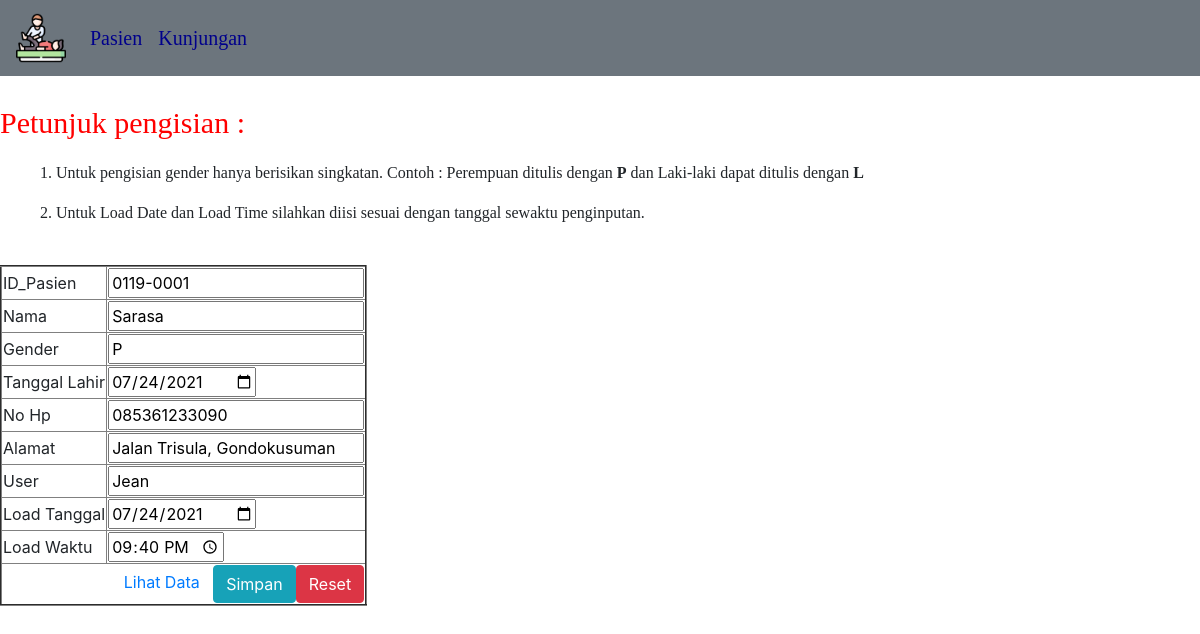
The app's page /editpasien.php?id_pasien=0119-0001 with its own data.
### tables this page shows
CREATE TABLE `pasien` (
  `id_pasien` varchar(20) NOT NULL,
  `nama` text NOT NULL,
  `gender` enum('L','P') NOT NULL,
  `tanggal_lahir` date NOT NULL,
  `no_hp` varchar(15) NOT NULL,
  `alamat` text NOT NULL,
  `user` text NOT NULL,
  `loadtanggal` date NOT NULL,
  `loadwaktu` time NOT NULL
);

### editpasien.php (the view, shortened to what this page needs)
<!DOCTYPE html>
<html lang="en">
<head>
    <link rel="stylesheet" href="https://maxcdn.bootstrapcdn.com/bootstrap/4.5.2/css/bootstrap.min.css">
</head>
<body>
    <nav class="navbar navbar-expand-sm bg-secondary">
        <a class="navbar-brand" href="http://localhost/sistem/terapi/">
            <img src="1.jpg" alt="logo" style="width:50px;">
        </a>
        <ul class="navbar-nav">
            <li class="nav-item">
                <a class="nav-link" href="http://localhost/sistem/terapi/tabelpasien.php" style="font-size: 20px; font-family: Comic Sans Ms; color:darkblue">Pasien</a>
            </li>
            <li class="nav-item">
                <a class="nav-link" href="http://localhost/sistem/terapi/tabelkunjungan.php" style="font-size: 20px; font-family: Comic Sans Ms; color:darkblue">Kunjungan</a>
            </li>
        </ul>
    </nav>
    <br>
    <p style="font-family: Georgia; font-size:30px; color:red;">Petunjuk pengisian :
    <ul style="font-family: Georgia;">1. Untuk pengisian gender hanya berisikan singkatan. Contoh : Perempuan ditulis dengan <b>P</b> dan Laki-laki dapat ditulis dengan <b>L</b></ul>
    <ul style="font-family: Georgia;">2. Untuk Load Date dan Load Time silahkan diisi sesuai dengan tanggal sewaktu penginputan.</ul>
    </p>
    <br>
    <?php
    $servername = "localhost";
    $username = "root";
    $password = "";
    $dbname = "sisteminformasiterapi";
    $conn = new mysqli($servername, $username, $password, $dbname);
    $id_pasien = $_GET["id_pasien"];
    $sql = "SELECT * FROM pasien WHERE id_pasien='" . $id_pasien . "'";
    $result = $conn->query($sql);
    if ($result->num_rows > 0) {
        $row = $result->fetch_assoc();
        $nama = $row["nama"];
        $gender = $row["gender"];
        $tanggal_lahir = $row["tanggal_lahir"];
        $no_hp = $row["no_hp"];
        $alamat = $row["alamat"];
        $user = $row["user"];
        $loadtanggal = $row["loadtanggal"];
        $loadwaktu = $row["loadwaktu"];
    }
    echo "<form method=\"post\" action=\"pasiensimpanedit.php\"><table border=\"2\">";
    echo "<tr><td>ID_Pasien<input type=\"hidden\" name=\"id_pasienlama\" value=\"" . $id_pasien . "\"></td>";
    echo "<td><input type=\"text\" name=\"id_pasien\" value=\"" . $id_pasien . "\"></rd></tr>";
    echo "<tr><td>Nama</td><td>";
    echo "<input type=\"text\" name=\"nama\" value=\"" . $nama . "\"></rd></tr>";
    echo "<tr><td>Gender</td><td>";
    echo "<input type=\"text\" name=\"gender\" value=\"" . $gender . "\"></rd></tr>";
    echo "<tr><td>Tanggal Lahir</td><td>";
    echo "<input type=\"date\" name=\"tanggal_lahir\" value=\"" . $tanggal_lahir . "\"></rd></tr>";
    echo "<tr><td>No Hp</td><td>";
    echo "<input type=\"text\" name=\"no_hp\" value=\"" . $no_hp . "\"></rd></tr>";
    echo "<tr><td>Alamat</td><td>";
    echo "<input type=\"text\" name=\"alamat\" value=\"" . $alamat . "\"></rd></tr>";
    echo "<tr><td>User</td><td>";
    echo "<input type=\"text\" name=\"user\" value=\"" . $user . "\"></rd></tr>";
    echo "<tr><td>Load Tanggal</td><td>";
    echo "<input type=\"date\" name=\"loadtanggal\" value=\"" . $loadtanggal . "\"></rd></tr>";
    echo "<tr><td>Load Waktu</td><td>";
    echo "<input type=\"time\" name=\"loadwaktu\" value=\"" . $loadwaktu . "\"></rd></tr>";
    echo "<tr><td colspan=\"2\" align=\"right\">";
    echo "<a href=tabelpasien.php>Lihat Data</a> &nbsp&nbsp";
    echo "<input type=\"submit\" value=\"Simpan\" class=\"btn btn-info\">";
    echo "<input type=\"reset\" class=\"btn btn-danger\"></td></tr></table></form>";
    ?>
</body>
</html>

### records on screen
pasien: nama "Sarasa", gender "P", tanggal_lahir "07/24/2021", no_hp "085361233090", alamat "Jalan Trisula, Gondokusuman", user "Jean", loadtanggal "07/24/2021", loadwaktu "21:40:00"
